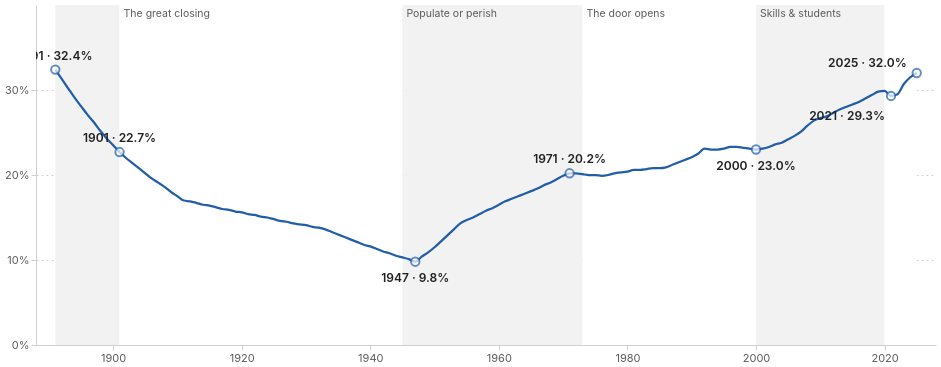

Write the Vega-Lite specification saved for this chart.
### Vega-Lite specification from a JSON file in a GitHub repository (floating-point values rounded to 4 significant figures; data arrays with more than 128 entries replaced by an {"elided": "..."} marker saying what was removed)
{"$schema": "https://vega.github.io/schema/vega-lite/v5.json", "width": 900, "height": 340, "autosize": {"type": "pad"}, "config": {"background": null, "font": "-apple-system, BlinkMacSystemFont, Segoe UI, Helvetica, Arial, sans-serif", "padding": 4, "view": {"stroke": null}, "axis": {"labelColor": "#5c5c5c", "titleColor": "#5c5c5c", "gridColor": "#d0d0d0", "domainColor": "#d0d0d0", "tickColor": "#d0d0d0", "labelFont": "-apple-system, BlinkMacSystemFont, Segoe UI, Helvetica, Arial, sans-serif", "labelFontSize": 11, "titleFont": "-apple-system, BlinkMacSystemFont, Segoe UI, Helvetica, Arial, sans-serif", "titleFontWeight": 500}, "legend": {"labelColor": "#5c5c5c", "titleColor": "#222222", "labelFont": "-apple-system, BlinkMacSystemFont, Segoe UI, Helvetica, Arial, sans-serif", "titleFont": "-apple-system, BlinkMacSystemFont, Segoe UI, Helvetica, Arial, sans-serif", "titleFontWeight": 600, "labelFontSize": 12, "titleFontSize": 12, "symbolStrokeColor": "#ffffff"}, "text": {"color": "#222222", "font": "-apple-system, BlinkMacSystemFont, Segoe UI, Helvetica, Arial, sans-serif"}, "tooltipFormat": {"numberFormat": ",.0f"}}, "encoding": {"x": {"field": "year", "type": "quantitative", "scale": {"domain": [1888, 2028], "nice": false}, "axis": {"format": "d", "title": null, "tickCount": 8, "grid": false}}}, "layer": [{"data": {"values": [{"s": 1891, "e": 1901, "n": "Gold-rush legacy", "i": 0}, {"s": 1901, "e": 1945, "n": "The great closing", "i": 1}, {"s": 1945, "e": 1973, "n": "Populate or perish", "i": 2}, {"s": 1973, "e": 2000, "n": "The door opens", "i": 3}, {"s": 2000, "e": 2020, "n": "Skills & students", "i": 4}, {"s": 2020, "e": 2025, "n": "Pause, rebound", "i": 5}]}, "mark": {"type": "rect", "opacity": 1, "clip": true}, "encoding": {"x": {"field": "s", "type": "quantitative"}, "x2": {"field": "e"}, "y": {"value": 0}, "y2": {"value": 340}, "color": {"condition": {"test": "datum.i % 2 == 0", "value": "#f2f2f2"}, "value": "#ffffff"}}}, {"data": {"values": [{"s": 1891, "e": 1901, "n": "Gold-rush legacy", "i": 0}, {"s": 1901, "e": 1945, "n": "The great closing", "i": 1}, {"s": 1945, "e": 1973, "n": "Populate or perish", "i": 2}, {"s": 1973, "e": 2000, "n": "The door opens", "i": 3}, {"s": 2000, "e": 2020, "n": "Skills & students", "i": 4}, {"s": 2020, "e": 2025, "n": "Pause, rebound", "i": 5}]}, "mark": {"type": "text", "align": "left", "baseline": "top", "dx": 4, "dy": 4, "fontSize": 10.5, "font": "-apple-system, BlinkMacSystemFont, Segoe UI, Helvetica, Arial, sans-serif", "color": "#5c5c5c", "limit": 120, "clip": true}, "transform": [{"filter": "datum.e - datum.s >= 15"}], "encoding": {"x": {"field": "s", "type": "quantitative"}, "y": {"value": 0}, "text": {"field": "n"}}}, {"data": {"values": {"elided": "135 records"}}, "params": [{"name": "zoom", "select": {"type": "interval", "encodings": ["x"]}, "bind": "scales"}], "mark": {"type": "line", "strokeWidth": 2.25, "color": "#225ea8", "interpolate": "monotone", "clip": true}, "encoding": {"y": {"field": "pct", "type": "quantitative", "scale": {"domain": [0, 36]}, "axis": {"title": null, "values": [0, 10, 20, 30], "labelExpr": "datum.value + '%'", "gridDash": [2, 3]}}}}, {"data": {"values": {"elided": "135 records"}}, "params": [{"name": "hov", "select": {"type": "point", "encodings": ["x"], "nearest": true, "on": "pointerover", "clear": "pointerout"}}], "mark": {"type": "rule", "strokeWidth": 1, "clip": true}, "encoding": {"color": {"value": "#5c5c5c"}, "opacity": {"condition": {"param": "hov", "empty": false, "value": 0.7}, "value": 0}, "tooltip": [{"field": "year", "title": "Year", "format": "d"}, {"field": "pct", "title": "Born overseas (%)", "format": ".1f"}, {"field": "os", "title": "Overseas-born (millions)", "format": ".2f"}]}}, {"data": {"values": [{"year": 1891, "pct": 32.4, "t": "1891 · 32.4%", "pos": "above"}, {"year": 1901, "pct": 22.7, "t": "1901 · 22.7%", "pos": "above"}, {"year": 1947, "pct": 9.8, "t": "1947 · 9.8%", "pos": "below"}, {"year": 1971, "pct": 20.2, "t": "1971 · 20.2%", "pos": "above", "minor": true}, {"year": 2000, "pct": 23, "t": "2000 · 23.0%", "pos": "below", "minor": true}, {"year": 2021, "pct": 29.3, "t": "2021 · 29.3%", "pos": "belowleft", "minor": true}, {"year": 2025, "pct": 32, "t": "2025 · 32.0%", "pos": "left"}]}, "mark": {"type": "point", "filled": true, "size": 70, "strokeWidth": 2, "clip": true}, "encoding": {"y": {"field": "pct", "type": "quantitative"}, "fill": {"value": "#ffffff"}, "stroke": {"value": "#225ea8"}}}, {"data": {"values": [{"year": 1891, "pct": 32.4, "t": "1891 · 32.4%", "pos": "above"}, {"year": 1901, "pct": 22.7, "t": "1901 · 22.7%", "pos": "above"}, {"year": 1947, "pct": 9.8, "t": "1947 · 9.8%", "pos": "below"}, {"year": 1971, "pct": 20.2, "t": "1971 · 20.2%", "pos": "above", "minor": true}, {"year": 2000, "pct": 23, "t": "2000 · 23.0%", "pos": "below", "minor": true}, {"year": 2021, "pct": 29.3, "t": "2021 · 29.3%", "pos": "belowleft", "minor": true}, {"year": 2025, "pct": 32, "t": "2025 · 32.0%", "pos": "left"}]}, "transform": [{"filter": "datum.pos == 'above'"}], "mark": {"type": "text", "dy": -14, "fontSize": 12, "fontWeight": 600, "font": "-apple-system, BlinkMacSystemFont, Segoe UI, Helvetica, Arial, sans-serif", "clip": true}, "encoding": {"y": {"field": "pct", "type": "quantitative"}, "text": {"field": "t"}, "color": {"value": "#222222"}}}, {"data": {"values": [{"year": 1891, "pct": 32.4, "t": "1891 · 32.4%", "pos": "above"}, {"year": 1901, "pct": 22.7, "t": "1901 · 22.7%", "pos": "above"}, {"year": 1947, "pct": 9.8, "t": "1947 · 9.8%", "pos": "below"}, {"year": 1971, "pct": 20.2, "t": "1971 · 20.2%", "pos": "above", "minor": true}, {"year": 2000, "pct": 23, "t": "2000 · 23.0%", "pos": "below", "minor": true}, {"year": 2021, "pct": 29.3, "t": "2021 · 29.3%", "pos": "belowleft", "minor": true}, {"year": 2025, "pct": 32, "t": "2025 · 32.0%", "pos": "left"}]}, "transform": [{"filter": "datum.pos == 'left'"}], "mark": {"type": "text", "align": "right", "dx": -10, "dy": -10, "fontSize": 12, "fontWeight": 600, "font": "-apple-system, BlinkMacSystemFont, Segoe UI, Helvetica, Arial, sans-serif", "clip": true}, "encoding": {"y": {"field": "pct", "type": "quantitative"}, "text": {"field": "t"}, "color": {"value": "#222222"}}}, {"data": {"values": [{"year": 1891, "pct": 32.4, "t": "1891 · 32.4%", "pos": "above"}, {"year": 1901, "pct": 22.7, "t": "1901 · 22.7%", "pos": "above"}, {"year": 1947, "pct": 9.8, "t": "1947 · 9.8%", "pos": "below"}, {"year": 1971, "pct": 20.2, "t": "1971 · 20.2%", "pos": "above", "minor": true}, {"year": 2000, "pct": 23, "t": "2000 · 23.0%", "pos": "below", "minor": true}, {"year": 2021, "pct": 29.3, "t": "2021 · 29.3%", "pos": "belowleft", "minor": true}, {"year": 2025, "pct": 32, "t": "2025 · 32.0%", "pos": "left"}]}, "transform": [{"filter": "datum.pos == 'belowleft'"}], "mark": {"type": "text", "align": "right", "dx": -6, "dy": 20, "fontSize": 12, "fontWeight": 600, "font": "-apple-system, BlinkMacSystemFont, Segoe UI, Helvetica, Arial, sans-serif", "clip": true}, "encoding": {"y": {"field": "pct", "type": "quantitative"}, "text": {"field": "t"}, "color": {"value": "#222222"}}}, {"data": {"values": [{"year": 1891, "pct": 32.4, "t": "1891 · 32.4%", "pos": "above"}, {"year": 1901, "pct": 22.7, "t": "1901 · 22.7%", "pos": "above"}, {"year": 1947, "pct": 9.8, "t": "1947 · 9.8%", "pos": "below"}, {"year": 1971, "pct": 20.2, "t": "1971 · 20.2%", "pos": "above", "minor": true}, {"year": 2000, "pct": 23, "t": "2000 · 23.0%", "pos": "below", "minor": true}, {"year": 2021, "pct": 29.3, "t": "2021 · 29.3%", "pos": "belowleft", "minor": true}, {"year": 2025, "pct": 32, "t": "2025 · 32.0%", "pos": "left"}]}, "transform": [{"filter": "datum.pos == 'below'"}], "mark": {"type": "text", "dy": 16, "fontSize": 12, "fontWeight": 600, "font": "-apple-system, BlinkMacSystemFont, Segoe UI, Helvetica, Arial, sans-serif", "clip": true}, "encoding": {"y": {"field": "pct", "type": "quantitative"}, "text": {"field": "t"}, "color": {"value": "#222222"}}}], "background": "#ffffff"}
